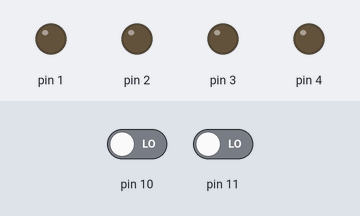
This sketch was run on a simulated Arduino Uno, built with avr-gcc and run on an emulated ATmega328P. Parts: output pins drawn as LEDs (lit = HIGH). The inputs (shaded band) are chosen by the test bench; at power-on: pin 10 LOW, pin 11 LOW.

Above: at 1.2 s.
1.3 s: pin 10 driven HIGH
At 2.5 s:
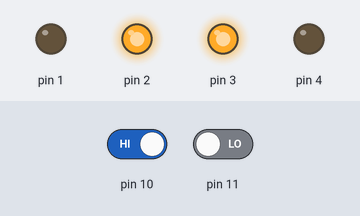
2.8 s: pin 11 driven HIGH
At 3.6 s:
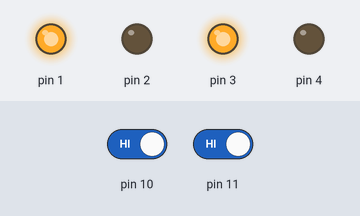
4.3 s: pin 10 driven LOW
At 4.8 s:
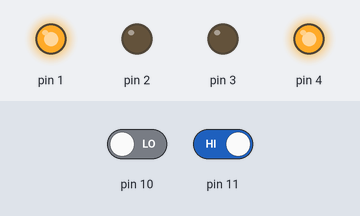
5.8 s: pin 11 driven LOW
At 7.1 s:
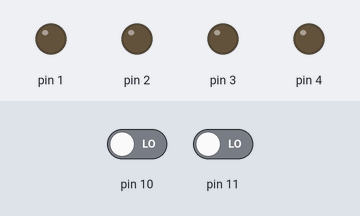
Timing chart, 0 to 8.3 s (numbered marks = the images above; inputs shaded):
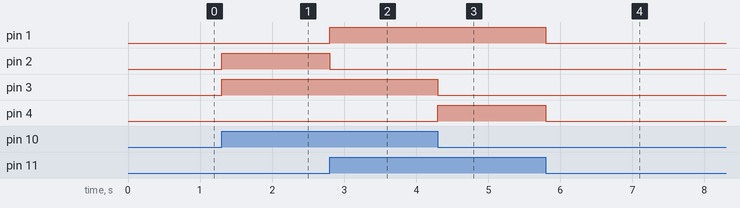

The sketch:

EdgeAvoiderBOT.ino
```cpp
void setup() {
pinMode(1,OUTPUT);
pinMode(2,OUTPUT);
pinMode(3,OUTPUT);
pinMode(4,OUTPUT);
pinMode(10,INPUT);
pinMode(11,INPUT);
}
void loop() {
if(digitalRead(10)==HIGH&&digitalRead(11)==HIGH) //drive
 {
  digitalWrite(1,HIGH);
  digitalWrite(2,LOW);
  digitalWrite(3,HIGH);
  digitalWrite(4,LOW);
 }
else if(digitalRead(10)==LOW&&digitalRead(11)==HIGH) //right
 {
  digitalWrite(1,HIGH);
  digitalWrite(2,LOW);
  digitalWrite(3,LOW);
  digitalWrite(4,HIGH);
 }
else if(digitalRead(11)==LOW&&digitalRead(10)==HIGH) //left
 {
  digitalWrite(1,LOW);
  digitalWrite(2,HIGH);
  digitalWrite(3,HIGH);
  digitalWrite(4,LOW);
 }
if(digitalRead(10)==LOW&&digitalRead(11)==LOW) //stop
 {
 digitalWrite(1,LOW);
 digitalWrite(2,LOW);
 digitalWrite(3,LOW);
 digitalWrite(4,LOW);
 }
}
```

Measured:
- after the input at 1.3 s, pin 2, pin 3: LOW → HIGH at once
- after the input at 2.8 s, pin 1: LOW → HIGH at once; pin 2: HIGH → LOW at once
- after the input at 4.3 s, pin 3: HIGH → LOW at once; pin 4: LOW → HIGH at once
- after the input at 5.8 s, pin 1, pin 4: HIGH → LOW at once
